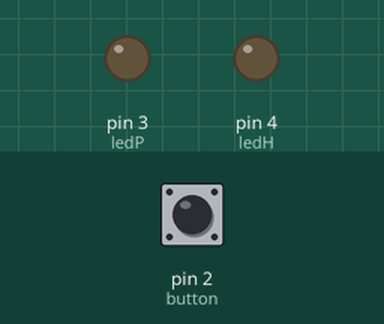
This sketch was run on a simulated Arduino Uno, built with avr-gcc and run on an emulated ATmega328P. Parts: output pins drawn as LEDs (lit = HIGH). The test bench sets the inputs (shaded band); at power-on: pin 2 (button) HIGH.

Above: at 1.2 s.
1.3 s: pin 2 (button) pulled LOW for 0.15 s
At 1.6 s:
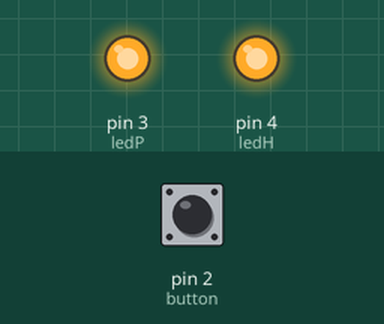
At 32.3 s:
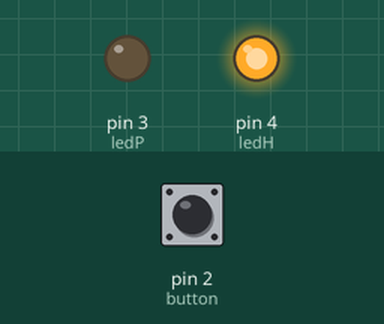
Timing chart, 0 to 32.9 s (numbered marks = the images above; inputs shaded):
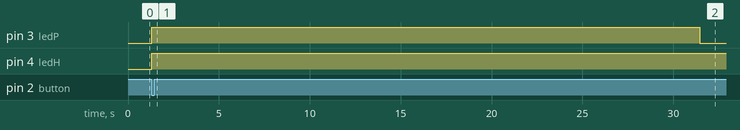

The sketch:

Task1.1Lights_ON-New.ino
```cpp
int button = 2;
int ledP = 3;
int ledH = 4;

unsigned long startTime = 0; //Stores the moment the button was pressed
int state = 0; //Everything starts off

void setup() //Defines the pin modes
{
  pinMode(button, INPUT_PULLUP);
  pinMode(ledP, OUTPUT);
  pinMode(ledH, OUTPUT);
}

void loop() //Runs each function
{
  checkButton();
  updateLighting();
}

void checkButton() //Checks button status
{
  //Check if button is pressed
  //Repressing the button after starting will restart the timers
  if (digitalRead(button) == LOW)
  {
    startTime = millis();
    state = 1;
  }
}

void updateLighting() //Updates the lights
{
  unsigned long elapsed = millis() - startTime;

  switch (state)
  {
      case 1: //First 30 secs
        digitalWrite(ledP, HIGH);
        digitalWrite(ledH, HIGH);
        if (elapsed >= 30000) state = 2;
        break;

      case 2: //Next 30 secs
        digitalWrite(ledP, LOW);
        digitalWrite(ledH, HIGH);
        if (elapsed >= 60000) state = 0; //Turn back off
        break;

      default: //Off
        digitalWrite(ledP, LOW);
        digitalWrite(ledH, LOW);
        break;
  }
}
```

Measured:
- after the input at 1.3 s, pin 3 (ledP): LOW → HIGH at once, → LOW 30.1 s later; pin 4 (ledH): LOW → HIGH at once
